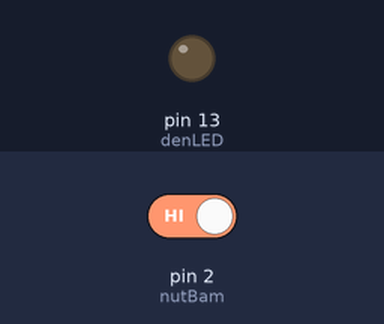
This sketch was run on a simulated Arduino Uno, built with avr-gcc and run on an emulated ATmega328P. Shown: output pins drawn as LEDs (lit = HIGH). Inputs (shaded band) come from the test bench; at power-on: pin 2 (nutBam) HIGH.

Above: at 1.2 s.
1.3 s: pin 2 (nutBam) driven LOW
At 1.7 s:
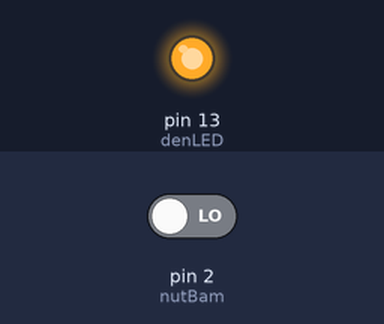
Timing chart, 0 to 12.8 s (numbered marks = the images above; inputs shaded):
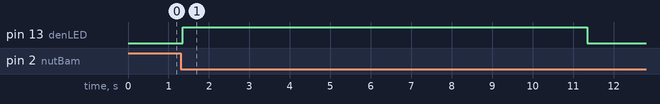

Measured:
- after the input at 1.3 s, pin 13 (denLED): LOW → HIGH after 0.05 s, → LOW 10.0 s later

The sketch:

Project1b_Nut_bam_dieu_den_LED_tu_dong_tat.ino
```cpp
/*
Mạch bật tất đèn LED bằng nút bấm dùng Arduino

Linh kiện:
- Nút bấm 4 chân
- Đèn LED
- Điện trở 220 Ohm, 10K Ohm
- Arduino Uno

Cách lắp mạch:
- Xem hình

Tác giả: Nhân Nguyễn
Ngày: 06/09/2014
Lịch sử thay đổi
- 04/11/2014 Rev. 1.0 Added button debounce
- 06/09/2014 Rev. 0.1 Draft, no button debounce
Website: http://papcodientu.com/
*/

const int nutBam = 2;    // nut bam noi vao pin 2 cua Arduino
const int denLED = 13;  // den LED noi vao pin 13 cua Arduino

int thoigiantatdenLED = 10000;
int trangthaiNutBam;    // trang thai nut bam hien tai
int trangthainutbamTruoc = HIGH;   // trang thai nut bam truoc do

long thoidiemDebounceTruoc = 0;  // thoi diem nut bam chuyen doi trang thai
long dotreDebounce = 50;   // do tre cua moi lan debounce

void setup() {
  // Khai báo các cổng trên board Arduino
  pinMode(denLED, OUTPUT);  // Đèn LED là thiết bị đầu ra (output)
  pinMode(nutBam, INPUT);   // Nút bấm là thiết bị đầu vào (input)

  // Thiet lap trang thai ban dau led va nut bam
  digitalWrite(denLED, LOW);
}

void loop() {
  int giatriNutBam = digitalRead(nutBam);  // doc gia tri cua nut bam

  // Neu trang thai nut bam thay doi, do viec bi nhieu hoac duoc nhan
  if (giatriNutBam != trangthainutbamTruoc) {
    // reset thoi diem debounce
    thoidiemDebounceTruoc = millis();
  }

  // nut bam duoc giu lau hon dotreDebounce, nut bam that su duoc nhan
  if ((millis() - thoidiemDebounceTruoc) > dotreDebounce) {
    // trang thai nut bam da thay doi
    if (giatriNutBam != trangthaiNutBam) {
      // thay doi trang thai nut bam bang gia tri hien tai
      trangthaiNutBam = giatriNutBam;

      // nut bam da duoc nhan
      if (trangthaiNutBam == LOW) {
        // bat den LED khi nut duoc nhan
        digitalWrite(denLED, HIGH);
        // delay 10s
        delay(thoigiantatdenLED);
        // tat den LED sau 10s
        digitalWrite(denLED, LOW);
      }
    }
  }

  // ghi lai gia tri nut bam
  trangthainutbamTruoc = giatriNutBam;
}
```
